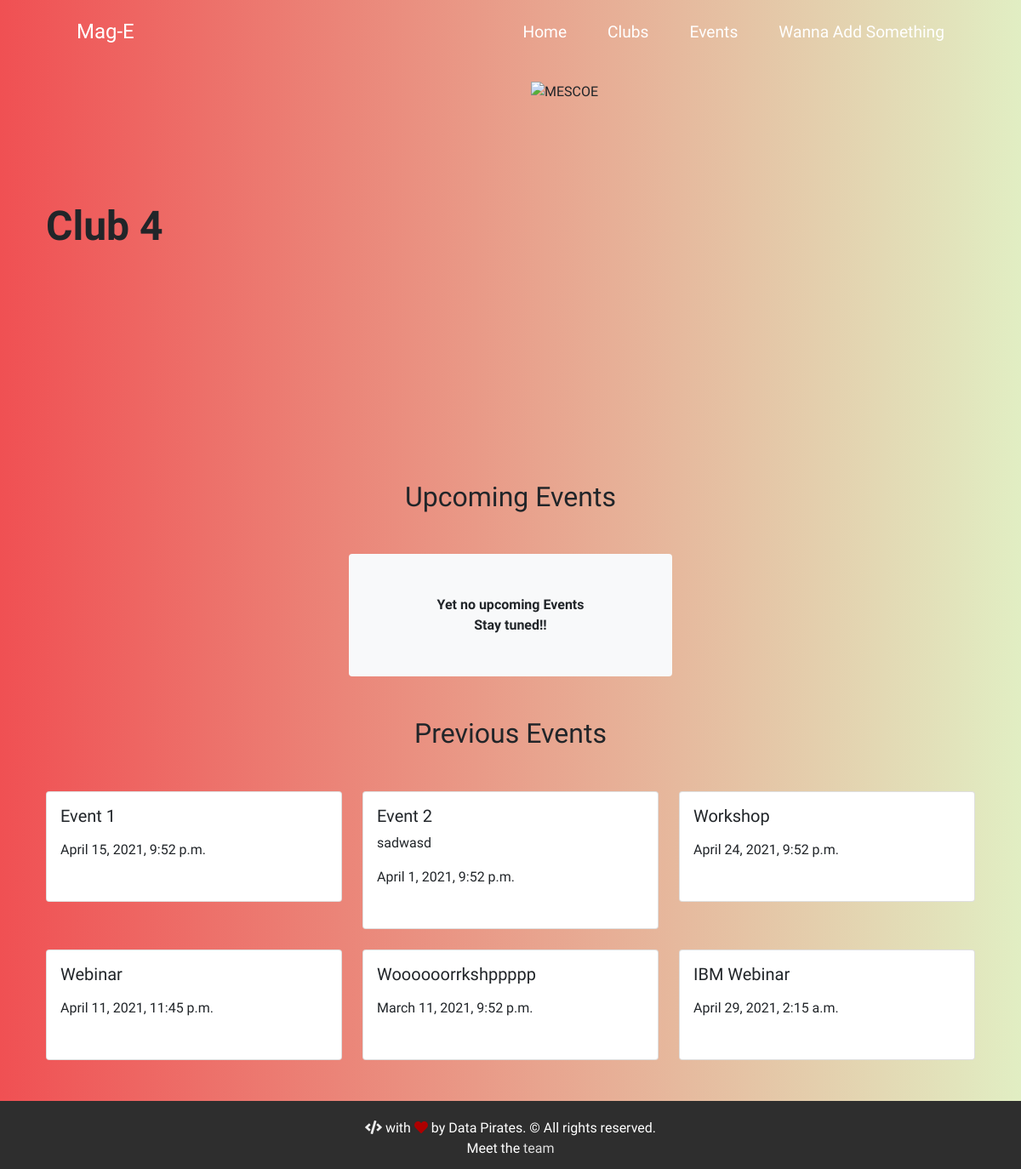
Page /clubs/7/ on the committed database.
### clubs/models.py (models this page shows, shortened)
class Club(models.Model):
    club_name = models.CharField(max_length=255, null=True, blank=True)
    club_desc = models.TextField(max_length=600, null=True, blank=True)
    club_logo = models.TextField(max_length=600, null=True, blank=True)
    youtube_channel = models.CharField(max_length=300, null=True, blank=True)
    website = models.CharField(max_length=300, null=True, blank=True)
    facebook = models.CharField(max_length=400, null=True, blank=True)
    instagram = models.CharField(max_length=300, null=True, blank=True)
    discord = models.CharField(max_length=300, null=True, blank=True)
    linkedin = models.CharField(max_length=400, null=True, blank=True)

class Events(models.Model):
    event_club = models.ForeignKey(Club, on_delete=models.CASCADE)
    event_title = models.CharField(max_length=255, null=True, blank=True)
    event_bio = models.TextField(max_length=600, null=True, blank=True)
    register = models.TextField(max_length=600, null=True, blank=True)
    feedback = models.TextField(max_length=600, null=True, blank=True)
    event_date = models.DateTimeField(null=True, blank=True)
    yt_link = models.CharField(max_length=255, null=True, blank=True)
    recording = models.TextField(max_length=600, null=True, blank=True)

### clubs/views.py (the view)
# urls.py: path('<int:id>/', views.club_detail, name='club_detail'),
def club_detail(request, id):
    upcoming = []
    passed = []
    now = timezone.now()
    club = Club.objects.get(id=id)
    event_retrive = Events.objects.all()
    for i in event_retrive:
        if i.event_club.id == id:
            if i.event_date >= now:
                upcoming.append(i)
            else:
                passed.append(i)
    context = {
        'club': club,
        'upcoming': upcoming,
        'passed': passed
    }
    return render(request, 'details.html', context=context)

### templates/details.html (shortened to what this page needs)
{% extends 'base.html' %}
{% block content %}
<div class="container col-xxl-8 px-4 py-5">
    <div class="row flex-lg-row-reverse align-items-center g-5 py-5">
        <div class="col-10 col-sm-8 col-lg-6">
            {% if club.club_logo|length > 0 %}
            <img src="{{club.club_logo}}" class="d-block mx-lg-auto img-fluid" alt="MESCOE" width="350" height="250" loading="lazy">
            {% else %}
            <img src="https://images.unsplash.com/photo-1519389950473-47ba0277781c?ixid=MXwxMjA3fDB8MHxzZWFyY2h8NHx8dGVjaG5vbG9neXxlbnwwfHwwfA%3D%3D&ixlib=rb-1.2.1&auto=format&fit=crop&w=400&q=60" class="d-block mx-lg-auto img-fluid" alt="MESCOE"
                width="700" height="500" loading="lazy">
            {% endif %}
        </div>
        <div class="col-lg-6">
            <h1 class="display-5 fw-bold lh-1 mb-3">{{club.club_name}}</h1>
        </div>
    </div>
</div>
<h2 class="text-center mb-5">Upcoming Events</h2>
<div class="container mb-5">
    <div class="row row-cols-1 row-cols-md-3 g-4">
        {% for e in upcoming %}
        <div class="col">
            <div class="card">
                <div class="card-body">
                    <h5 class="card-title">{{e.event_title}}</h5>
                    <p class="card-text">{{e.event_bio}}</p>
                    <p class="card-text">{{e.event_date}}</p>
                    {% if e.register|length > 0 %}
                    <a class='btn btn-primary btn-lg' href="{{e.register}}">Register</a>
                    {% endif %}
                </div>
            </div>
        </div>
        {% empty %}
        <div class="p-5 bg-light text-dark text-center mx-auto mb-5 rounded fw-bolder">
            Yet no upcoming Events <br> Stay tuned!!
            {% endfor %}
        </div>
    </div>
    <div class="container mb-5">
        <h2 class="text-center mb-5">Previous Events</h2>
        <div class="row row-cols-1 row-cols-md-3 g-4">
            {% for e in passed %}
            <div class="col">
                <div class="card">
                    <div class="card-body">
                        <h5 class="card-title">{{e.event_title}}</h5>
                        <p class="card-text">{{e.event_bio}}</p>
                        <p class="card-text">{{e.event_date}}</p>
                    </div>
                </div>
            </div>
            {% empty %}
            <div class="p-5 bg-light text-dark text-center mx-auto mb-5 rounded fw-bolder">
                No previous data <br> Thankyou!!
            </div>
            {% endfor %}
        </div>
    </div>
</div>
{% endblock %}

### static/master.css (style rules this page uses)
html, body { margin: 0; padding: 0; box-sizing: border-box; font-family: "Quicksand", sans-serif; }

### templates/details.html (style rules this page uses)
body { background: #e1eec3; background: -webkit-linear-gradient(to right, #f05053, #e1eec3); background: linear-gradient(to right, #f05053, #e1eec3); }

### rows in the picture
Club: club_name "Club 4"
Events: event_title "Event 1", event_date "April 15, 2021, 9:52 p.m."
Events: event_title "Event 2", event_bio "sadwasd", event_date "April 1, 2021, 9:52 p.m."
Events: event_title "Workshop", event_date "April 24, 2021, 9:52 p.m."
Events: event_title "Webinar", event_date "April 11, 2021, 11:45 p.m."
Events: event_title "Woooooorrkshppppp", event_date "March 11, 2021, 9:52 p.m."
Events: event_title "IBM Webinar", event_date "April 29, 2021, 2:15 a.m."
